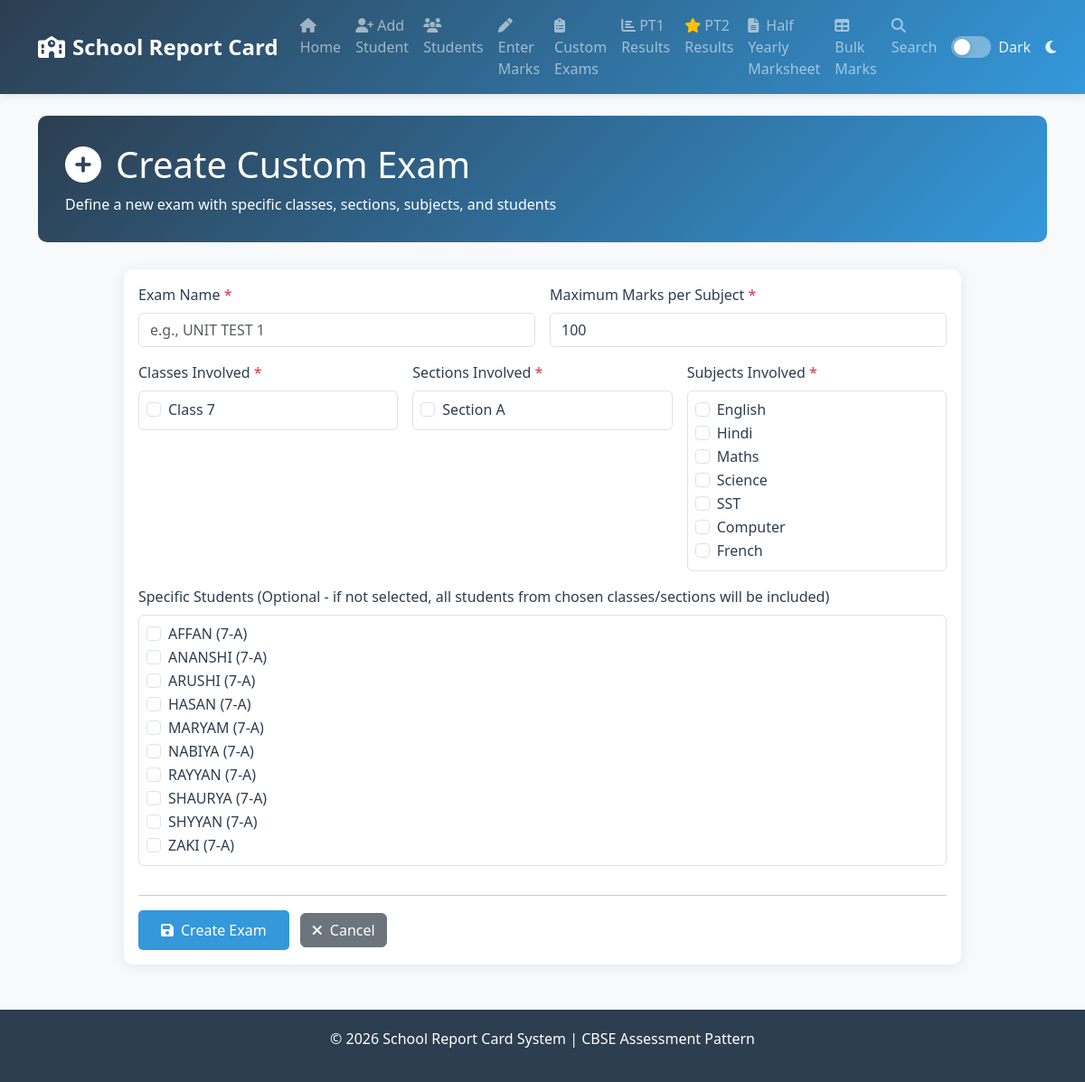
The app's page /create-exam with its own data.
### tables this page shows
CREATE TABLE students (
            id INTEGER PRIMARY KEY AUTOINCREMENT,
            admission_no TEXT UNIQUE NOT NULL,
            name TEXT NOT NULL,
            class_name TEXT NOT NULL,
            section TEXT NOT NULL,
            roll_no INTEGER,
            father_name TEXT,
            mother_name TEXT,
            dob TEXT,
            term TEXT DEFAULT '2024-25',
            created_at TIMESTAMP DEFAULT CURRENT_TIMESTAMP
        );

### app.py (the view, shortened to what this page needs)
@app.route('/create-exam', methods=['GET', 'POST'])
def create_exam():
    conn = get_db()
    cursor = conn.cursor()
    cursor.execute('SELECT DISTINCT class_name FROM students ORDER BY class_name')
    available_classes = [row[0] for row in cursor.fetchall()]
    cursor.execute('SELECT DISTINCT section FROM students ORDER BY section')
    available_sections = [row[0] for row in cursor.fetchall()]
    cursor.execute('SELECT DISTINCT admission_no, name, class_name, section FROM students ORDER BY class_name, name')
    available_students = cursor.fetchall()
    conn.close()
    return render_template('create_exam.html',
                         available_classes=available_classes,
                         available_sections=available_sections,
                         available_students=available_students,
                         subjects=SUBJECTS)

### app.py (called while the page is built)
def get_db():
    conn = sqlite3.connect(DATABASE)
    conn.row_factory = sqlite3.Row
    return conn

### templates/create_exam.html (shortened to what this page needs)
{% extends "base.html" %}
{% block content %}
<div class="fade-in">
    <div class="page-header">
        <h1><i class="fas fa-plus-circle me-3"></i>Create Custom Exam</h1>
        <p class="mb-0">Define a new exam with specific classes, sections, subjects, and students</p>
    </div>
    <div class="row">
        <div class="col-md-10 mx-auto">
            <div class="card">
                <div class="card-body">
                    <form method="POST" action="{{ url_for('create_exam') }}">
                        <div class="row g-3">
                            <div class="col-md-6">
                                <label for="exam_name" class="form-label">Exam Name <span class="text-danger">*</span></label>
                                <input type="text" class="form-control" id="exam_name" name="exam_name" required placeholder="e.g., UNIT TEST 1">
                            </div>
                            <div class="col-md-6">
                                <label for="max_marks" class="form-label">Maximum Marks per Subject <span class="text-danger">*</span></label>
                                <input type="number" class="form-control" id="max_marks" name="max_marks" required min="1" max="100" value="100">
                            </div>
                            <div class="col-md-4">
                                <label class="form-label">Classes Involved <span class="text-danger">*</span></label>
                                <div class="border rounded p-2" style="max-height: 200px; overflow-y: auto;">
                                    {% for class_name in available_classes %}
                                    <div class="form-check">
                                        <input class="form-check-input" type="checkbox" name="classes" value="{{ class_name }}" id="class_{{ class_name }}">
                                        <label class="form-check-label" for="class_{{ class_name }}">
                                            Class {{ class_name }}
                                        </label>
                                    </div>
                                    {% endfor %}
                                </div>
                            </div>
                            <div class="col-md-4">
                                <label class="form-label">Sections Involved <span class="text-danger">*</span></label>
                                <div class="border rounded p-2" style="max-height: 200px; overflow-y: auto;">
                                    {% for section in available_sections %}
                                    <div class="form-check">
                                        <input class="form-check-input" type="checkbox" name="sections" value="{{ section }}" id="section_{{ section }}">
                                        <label class="form-check-label" for="section_{{ section }}">
                                            Section {{ section }}
                                        </label>
                                    </div>
                                    {% endfor %}
                                </div>
                            </div>
                            <div class="col-md-4">
                                <label class="form-label">Subjects Involved <span class="text-danger">*</span></label>
                                <div class="border rounded p-2" style="max-height: 200px; overflow-y: auto;">
                                    {% for subject in subjects %}
                                    <div class="form-check">
                                        <input class="form-check-input" type="checkbox" name="subjects" value="{{ subject }}" id="subject_{{ subject }}">
                                        <label class="form-check-label" for="subject_{{ subject }}">
                                            {{ subject }}
                                        </label>
                                    </div>
                                    {% endfor %}
                                </div>
                            </div>
                            <div class="col-12">
                                <label class="form-label">Specific Students (Optional - if not selected, all students from chosen classes/sections will be included)</label>
                                <div class="border rounded p-2" style="max-height: 300px; overflow-y: auto;">
                                    {% for student in available_students %}
                                    <div class="form-check">
                                        <input class="form-check-input" type="checkbox" name="students" value="{{ student.admission_no }}" id="student_{{ student.admission_no }}">
                                        <label class="form-check-label" for="student_{{ student.admission_no }}">
                                            {{ student.name }} ({{ student.class_name }}-{{ student.section }})
                                        </label>
                                    </div>
                                    {% endfor %}
                                </div>
                            </div>
                            <div class="col-12">
                                <hr>
                                <button type="submit" class="btn btn-primary">
                                    <i class="fas fa-save me-2"></i>Create Exam
                                </button>
                                <a href="{{ url_for('exams') }}" class="btn btn-secondary ms-2">
                                    <i class="fas fa-times me-2"></i>Cancel
                                </a>
                            </div>
                        </div>
                    </form>
                </div>
            </div>
        </div>
    </div>
</div>
{% endblock %}

### templates/base.html (style rules this page uses)
:root { --primary-color: #2c3e50; --secondary-color: #3498db; --success-color: #27ae60; --warning-color: #f39c12; --danger-color: #e74c3c; --light-bg: #ecf0f1; --text-color: #2c3e50; --bg-color: #f8f9fa; --card-bg: #ffffff; --navbar-bg: linear-gradient(135deg, var(--primary-color), var(--secondary-color)); --border-color: #dee2e6; }
body { font-family: 'Segoe UI', Tahoma, Geneva, Verdana, sans-serif; background-color: var(--bg-color); color: var(--text-color); transition: background-color 0.3s, color 0.3s; }
.card { border: none; border-radius: 10px; box-shadow: 0 2px 15px rgba(0,0,0,0.08); transition: transform 0.3s; background-color: var(--card-bg); color: var(--text-color); }
.form-control, .form-select { background-color: var(--card-bg); color: var(--text-color); border-color: var(--border-color); }
.page-header { background: linear-gradient(135deg, var(--primary-color), var(--secondary-color)); color: white; padding: 30px; border-radius: 10px; margin-bottom: 30px; }
.btn-primary { background: var(--secondary-color); border: none; padding: 10px 25px; border-radius: 5px; transition: all 0.3s; }
.fade-in { animation: fadeIn 0.5s; }

### records on screen
students: name "AFFAN", class_name "7", section "A"
students: name "ANANSHI", class_name "7", section "A"
students: name "ARUSHI", class_name "7", section "A"
students: name "HASAN", class_name "7", section "A"
students: name "MARYAM", class_name "7", section "A"
students: name "NABIYA", class_name "7", section "A"
students: name "RAYYAN", class_name "7", section "A"
students: name "SHAURYA", class_name "7", section "A"
students: name "SHYYAN", class_name "7", section "A"
students: name "ZAKI", class_name "7", section "A"

### other values on screen
{{ class_name }} "7"
{{ section }} "A"
{{ subject }} "English" "Hindi" "Maths" "Science" "SST" "Computer" "French"
